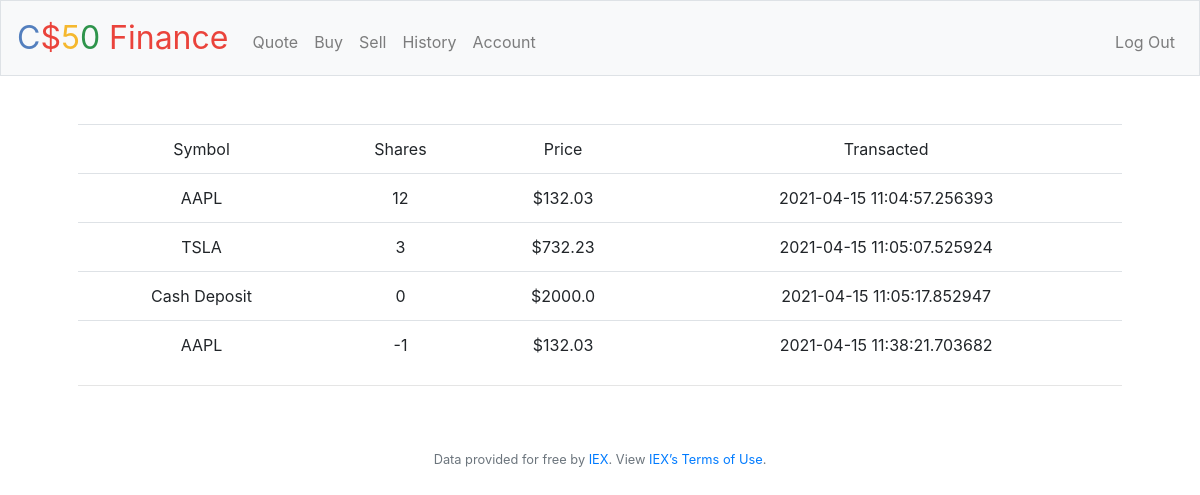
Screenshot of /history (signed in) with the database file from the repository.
### tables this page shows
CREATE TABLE history (
id integer primary key autoincrement,
user TEXT NOT NULL,
user_pk int NOT NULL,
timestamp TEXT NOT NULL,
symbol TEXT NOT NULL,
delta_shares int NOT NULL,
price_share REAL NOT NULL
);

### application.py (the view)
@app.route("/history")
@login_required
def history():
    transactions = db.execute("SELECT * FROM history WHERE user_pk=?", session.get("user_id"))
    return render_template("history.html", trans=transactions)

### application.py (called while the page is built)
@app.after_request
def after_request(response):
    response.headers["Cache-Control"] = "no-cache, no-store, must-revalidate"
    response.headers["Expires"] = 0
    response.headers["Pragma"] = "no-cache"
    return response

### helpers.py (called while the page is built)
def login_required(f):
    @wraps(f)
    def decorated_function(*args, **kwargs):
        if session.get("user_id") is None:
            return redirect("/login")
        return f(*args, **kwargs)
    return decorated_function

### templates/history.html (shortened to what this page needs)
{% extends "layout.html" %}
{% block main %}
    <form action="/history" method="get">
    <div class="table-hover">
        <table class="table">
            <thead>
                <td scope="col">Symbol</td>
                <td scope="col">Shares</td>
                <td scope="col">Price</td>
                <td scope="col">Transacted</td>
            </thead>
            <tbody>
                {% for tran in trans %}
                <tr>
                        <td>{{ tran.symbol }}</td>
                        <td>{{ tran.delta_shares }}</td>
                        <td>${{ tran.price_share }}</td>
                        <td>{{ tran.timestamp }}</td>
                </tr>
                {% endfor %}
            </tbody>
        </table>
    </div>
    </form>
    <hr>
{% endblock %}

### rows the page displays
history: symbol "AAPL", delta_shares "12", price_share "132.03", timestamp "2021-04-15 11:04:57.256393"
history: symbol "TSLA", delta_shares "3", price_share "732.23", timestamp "2021-04-15 11:05:07.525924"
history: symbol "Cash Deposit", delta_shares "0", price_share "2000.0", timestamp "2021-04-15 11:05:17.852947"
history: symbol "AAPL", delta_shares "-1", price_share "132.03", timestamp "2021-04-15 11:38:21.703682"
